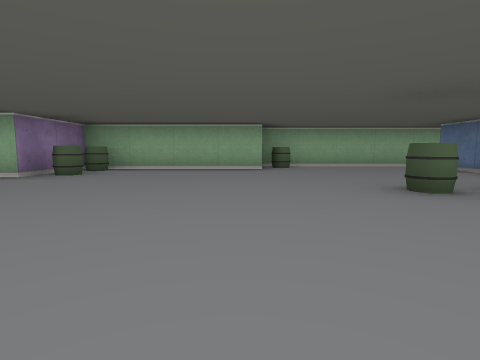
View 1 (above)

22 first-person views from a walk through a cub3D ray-caster map. The camera is about half as high as the walls, tilts 6° down and sees 80° across. The floor is counted in squares. Each view is taken from the middle of a square. On the plan, view 1 faces up. The plan holds only what a view shows up to about 9 squares ahead; the rest is blank.

View 2
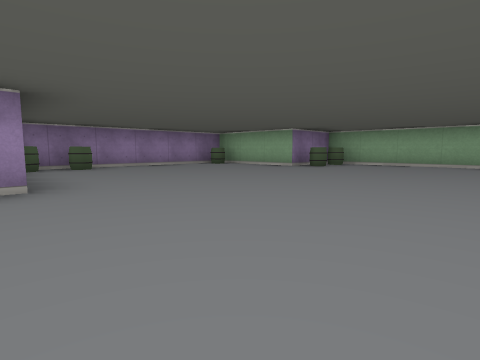

View 3
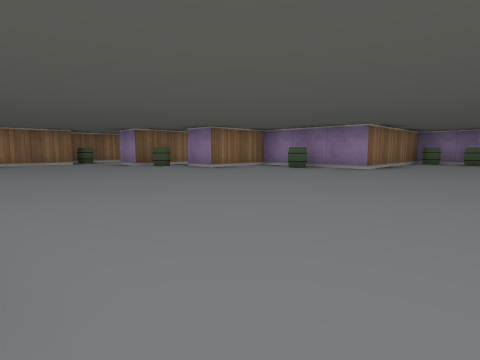

View 4
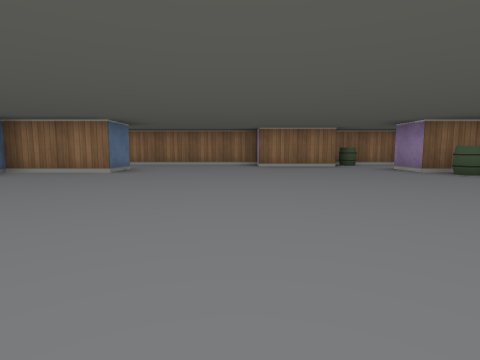

View 5
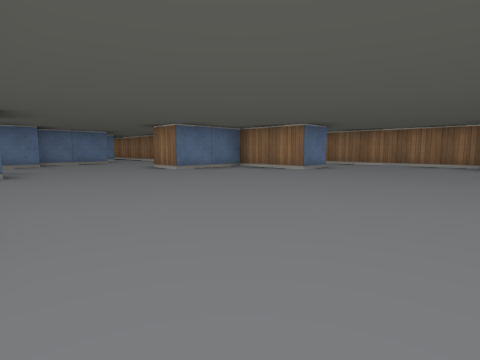

View 6
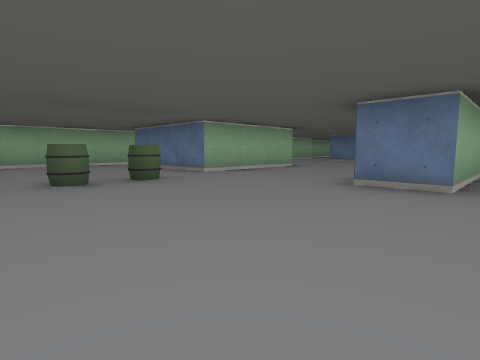

View 7
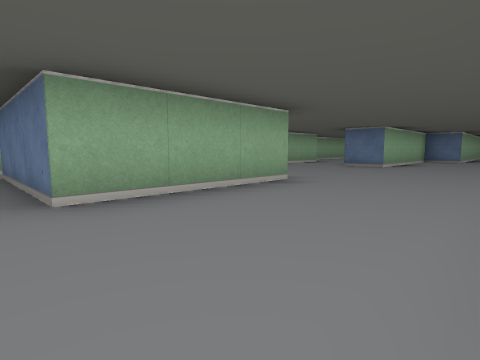

View 8
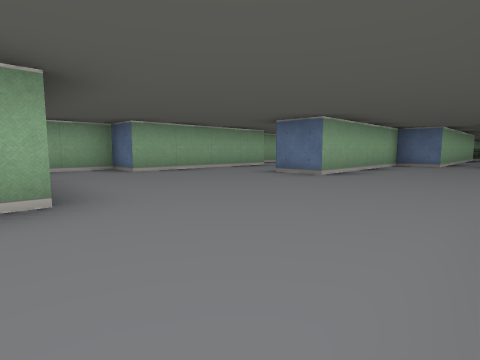

View 9
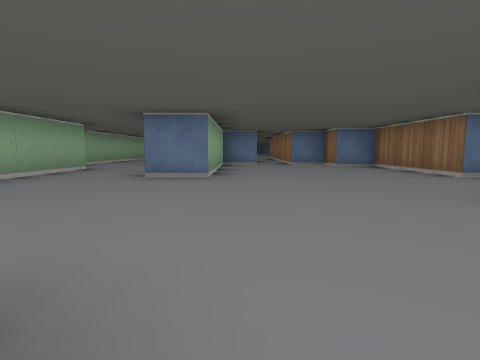

View 10
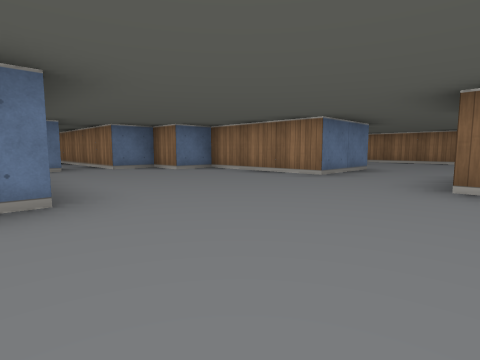

View 11
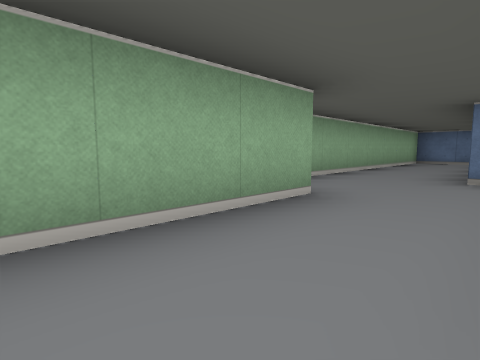

View 12
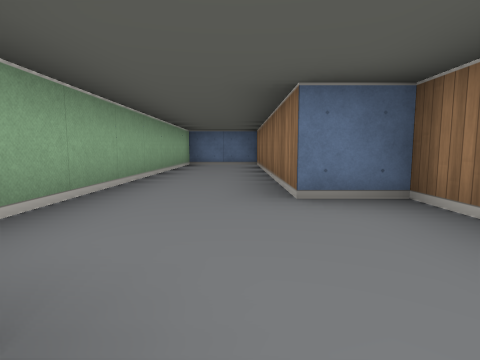

View 13
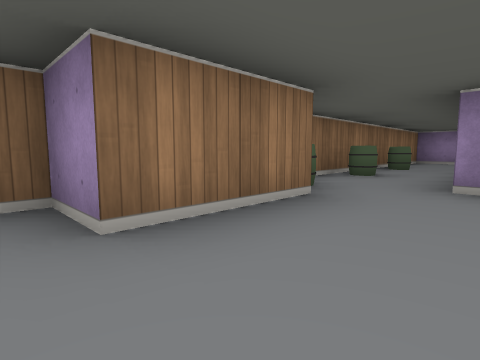

View 14
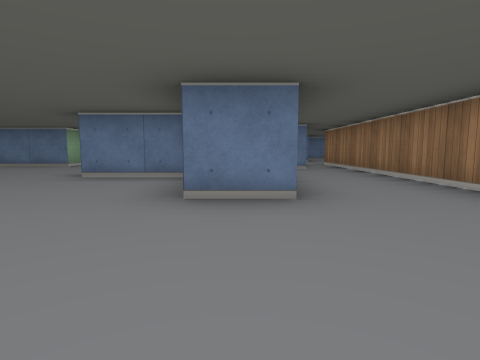

View 15
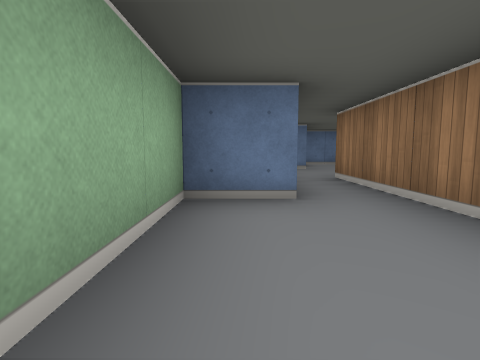

View 16
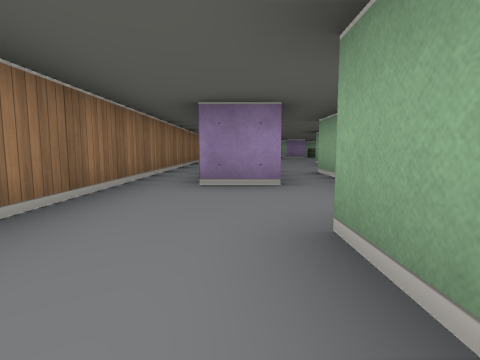

View 17
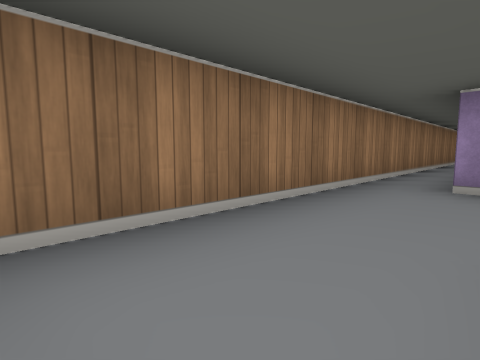

View 18
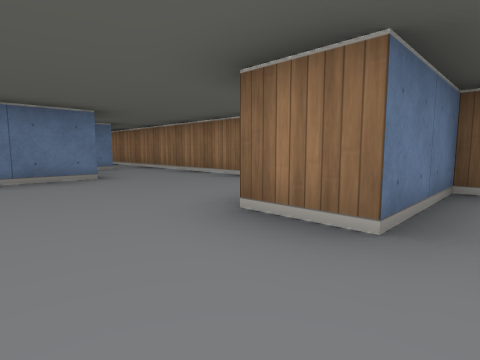

View 19
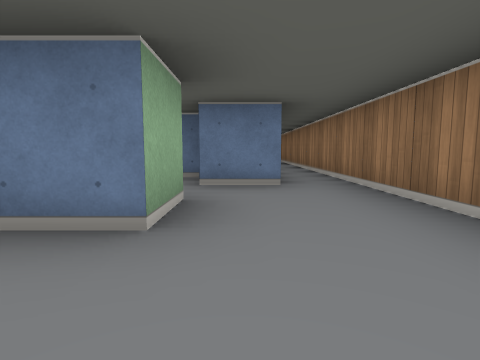

View 20
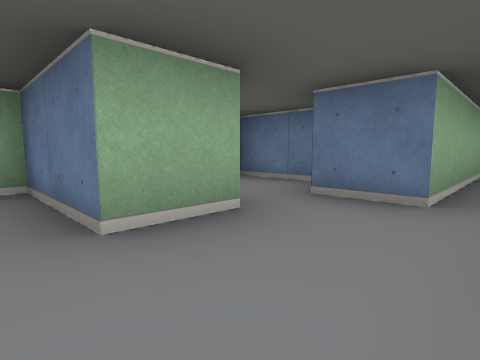

View 21
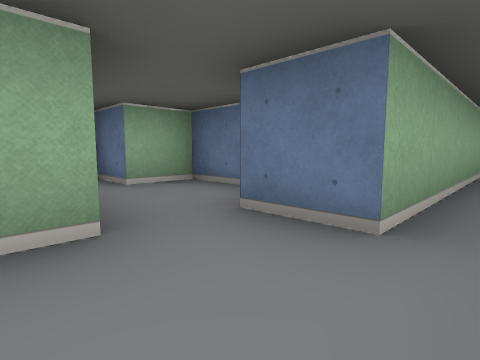

View 22
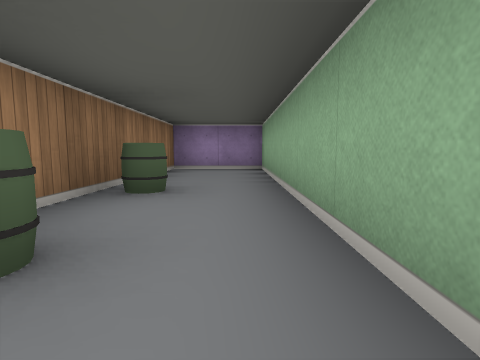

### Floor plan
Points are (right, up) in squares from view 1. A wall is a line through its corners. A room is listed if a view was taken in it or the views show most of it. See-through windows are left out.
Room 1 (views 1, 2, 3, 4, 5, 6, 7, 8, 9, 10, 11, 12, 13, 14, 15, 18, 19, 20, 21, 22)
walls: (6.8, -0.5) (4.5, -0.5) (4.5, 0.5); (7.6, 3.5) (4.5, 3.5) (4.5, 6.5); (6.5, -7.6) (6.5, -6.5) (8.5, -6.5) (8.5, -4.5) (9.5, -4.5); (10.4, -6.5) (20, -6.5); (13.6, -4.5) (12.5, -4.5) (12.5, -2.5) (11.5, -2.5) (11.5, -0.5) (14.5, -0.5) (14.5, 0.5) (15.5, 0.5) (15.5, 1.5) (19.4, 1.5); (5.2, 7.5) (0.5, 7.5); (1.5, -8.5) (3.5, -8.5) (3.5, -9.5) (12.5, -9.5); (-1.2, -6.5) (0.5, -6.5) (0.5, -7.5); (-0.5, -7.5) (-6.5, -7.5) (-6.5, -9.5) (1.2, -9.5); (0.5, 6.5) (-3.5, 6.5) (-3.5, 4.5) (-5.4, 4.5); (11.5, -8.5) (10.5, -8.5) (10.5, -7.5) (8.5, -7.5); (14.8, 4.5) (15.5, 4.5) (15.5, 5.5) (21.5, 5.5) (21.5, 7.5) (14.8, 7.5); (13.6, 6.5) (9.5, 6.5) (9.5, 7.5) (8.2, 7.5); (18.4, 2.5) (15.5, 2.5) (15.5, 3.5) (11.5, 3.5) (11.5, 4.5); (-6.5, 3.4) (-6.5, -1.5) (-2.5, -1.5) (-2.5, -4.5) (-0.5, -4.5) (-0.5, -5.5); (18.8, -5.5) (14.5, -5.5) (14.5, -4.5)
ways out: opening at (12, -9) to room 2; opening at (14, -5) to room 3
objects: barrel (-6, -1); barrel (-6, 0); barrel (-6, 4); barrel (-3, -9); barrel (-3, 5); barrel (-3, 6); barrel (-2, -3); barrel (-1, -9); barrel (0, -6); barrel (1, -9); barrel (1, 7); barrel (2, 3); barrel (3, 3)
Room 2 (views 16, 17)
walls: (5.5, -11.5) (16, -11.5); (12.5, -9.5) (12.5, -10.5); (15.5, -9.5) (14.5, -9.5); (16.5, -10.9) (16.5, -9.9)
ways out: opening at (12, -9) to room 1
Room 3 (no view inside)
walls: (15.5, -4.4) (15.5, -2.5) (14.5, -2.5) (14.5, -1.5)
ways out: opening at (14, -5) to room 1

Positions as (right, up) in squares from view 1, and headings:
1: (0, 0), facing up
2: (1, -2), facing up-left
3: (4, 1), facing down-left
4: (4, -1), facing down
5: (3, -1), facing down-right
6: (1, -1), facing up-right
7: (4, 1), facing up-right
8: (7, 1), facing up-right
9: (7, 3), facing right
10: (9, 4), facing down-right
11: (11, 5), facing up-right
12: (13, 6), facing right
13: (4, -7), facing down-left
14: (4, -7), facing right
15: (8, -8), facing right
16: (16, -10), facing left
17: (16, -10), facing down-left
18: (8, -3), facing down-right
19: (11, -5), facing right
20: (12, -6), facing up-right
21: (13, -6), facing up-right
22: (0, -8), facing left
